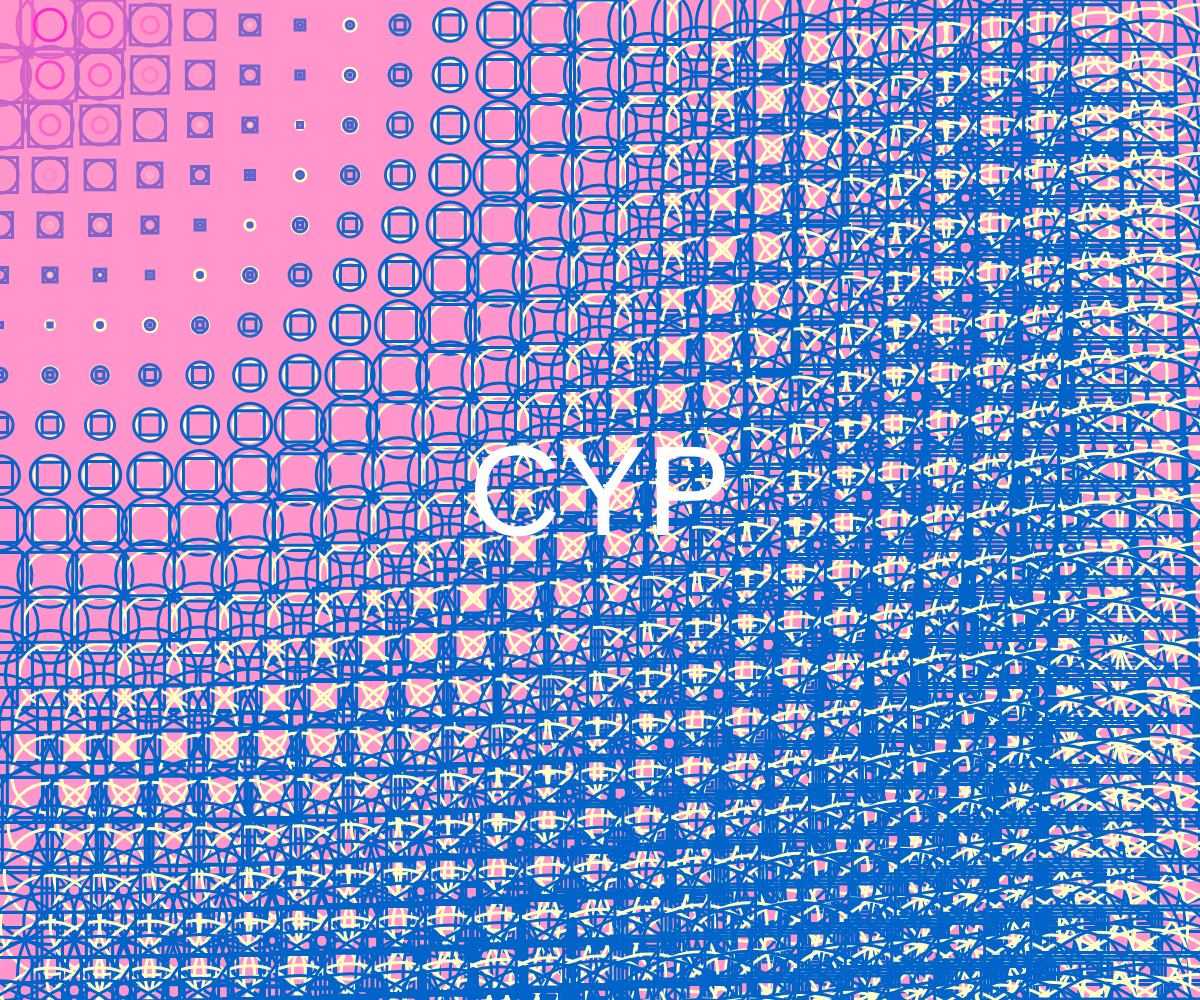
Frame 1 (no input)
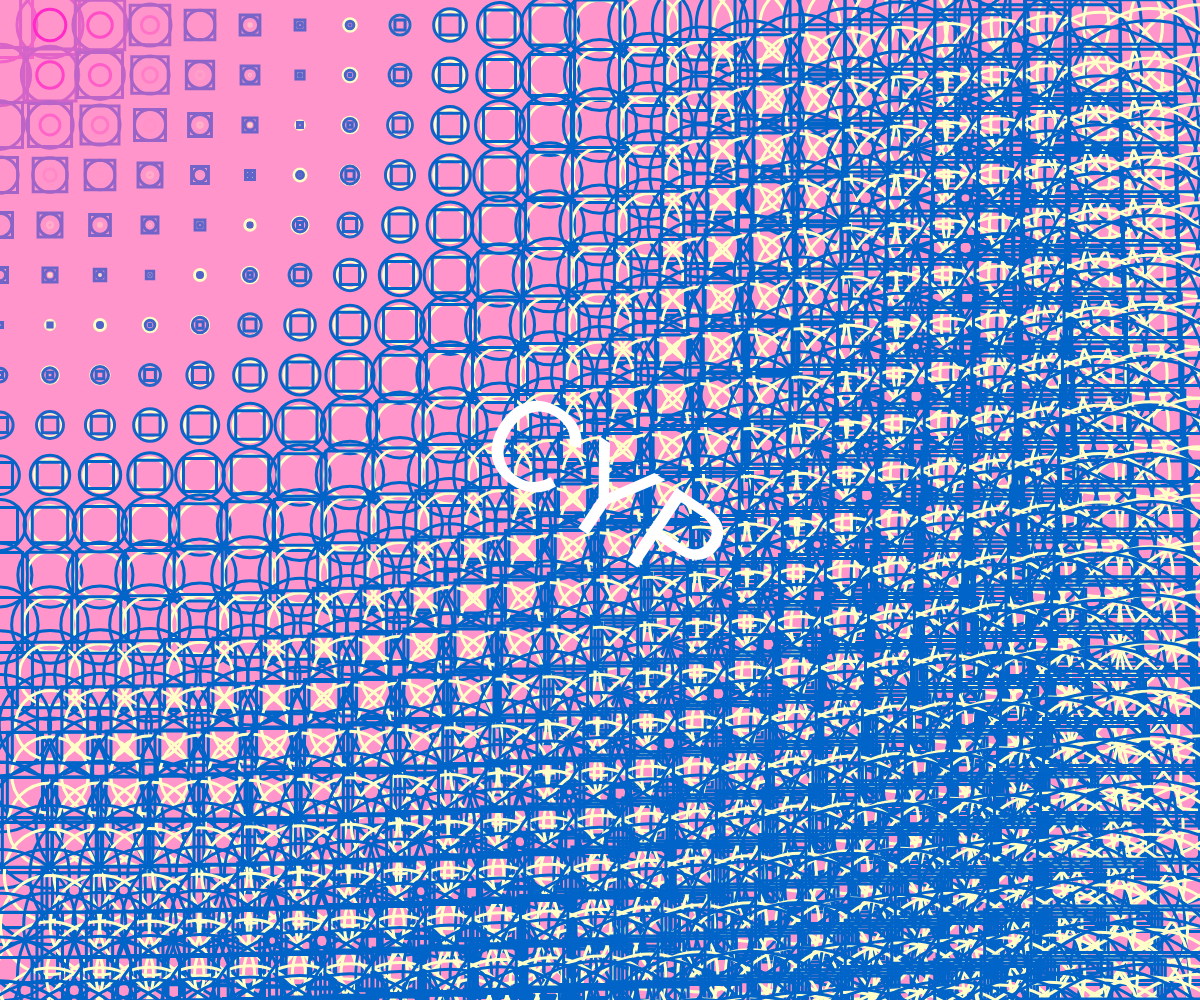
Frame 60 (no input)
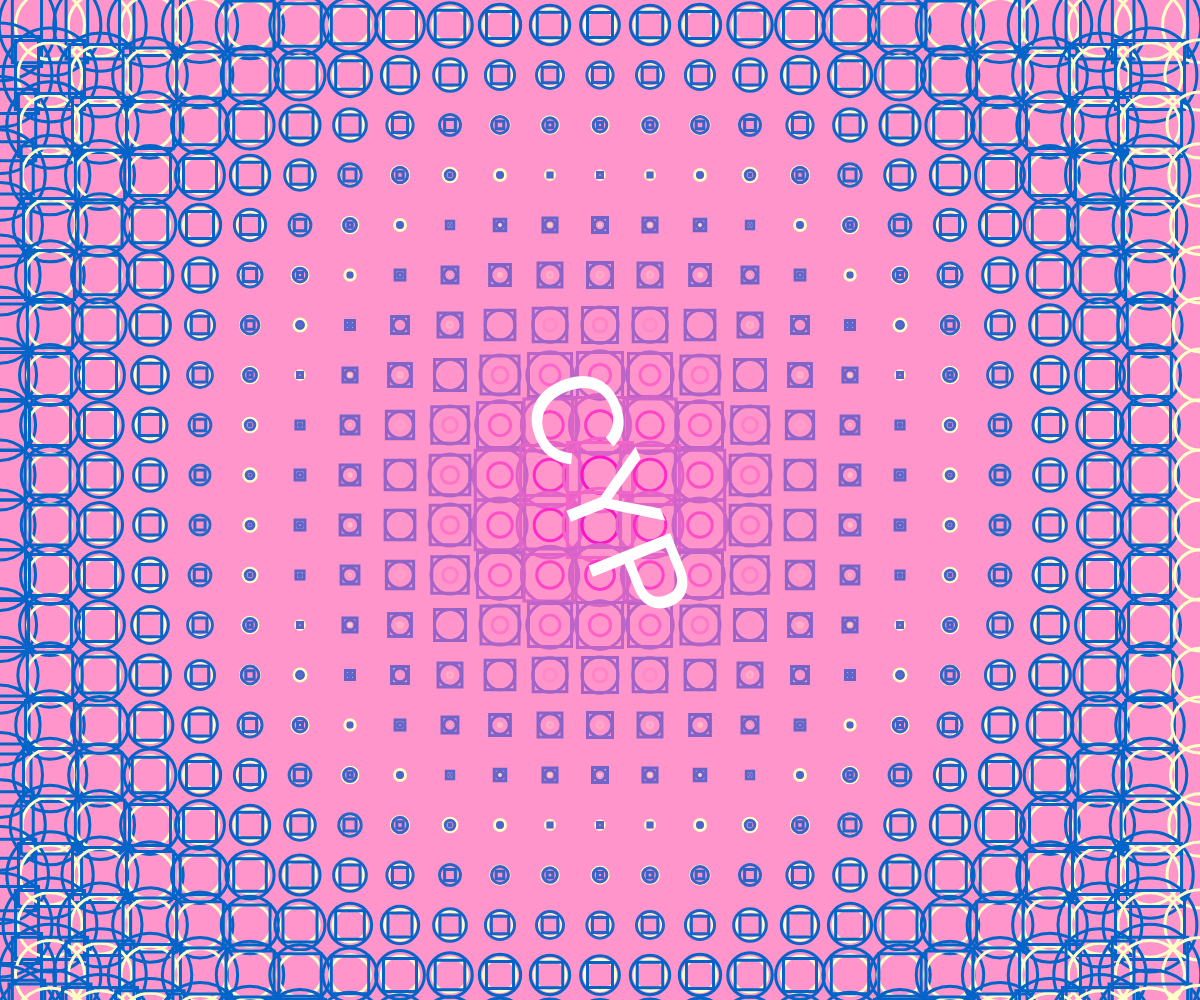
Frame 120 (the mouse pressed at the canvas centre since frame 60)

The p5.js sketch that drew these frames (run headless with seeded random() and noise() and a simulated clock; from frame 60 on, the mouse is pressed at the canvas centre):

// p5.js sketch
// ── sketch.js
let angle = 0; // 初始旋轉角度

function setup() {
  createCanvas(windowWidth, windowHeight);
}

function draw() {
  background("#FF95CA"); // 背景顏色
  noFill(); // 不填滿顏色
  strokeWeight(3); // 線條粗細
  
  // 宣告變數
  var rect_width = 50; // 方形的寬度
  var bc_w = 50; // 大圓的寬度
  var sc_w = 25; // 小圓的寬度
  
  rectMode(CENTER);

  // 使用迴圈產生 25 排
  for (let j = 0; j < 25; j++) { // 負責產生幾排
    for (let x = 0; x < width; x += rect_width) {
      let y = 25 + 50 * j; // 每一排的 Y 坐標

      // 計算距離
      let distanceToBigCircle = dist(mouseX, mouseY, x, y);
      let distanceToSquare = dist(mouseX, mouseY, x, y);
      let distanceToSmallCircle = dist(mouseX, mouseY, x + rect_width, y);

      // 根據滑鼠距離改變大小
      let bigCircleSize = map(distanceToBigCircle, 0, 200, 80, 30);
      let smallCircleSize = map(distanceToSmallCircle, 0, 200, 40, 10);
      let squareSize = map(distanceToSquare, 0, 200, 70, 30);

      // 根據距離調整顏色 (粉色系)
      let bigCircleColor = color(map(distanceToBigCircle, 0, 200, 255, 150), 100, 200); // 漸變粉色
      let squareColor = color(map(distanceToSquare, 0, 200, 255, 150), 100, 200); // 漸變粉色
      let smallCircleColor = color(255, map(distanceToSmallCircle, 0, 200, 0, 150), 200); // 漸變粉色

      // 畫大圓
      stroke(bigCircleColor); // 設定顏色
      ellipse(x, y, bigCircleSize); // 畫大圓

      // 畫方形
      stroke(squareColor); // 設定顏色
      rect(x, y, squareSize, squareSize); // 畫方形

      // 畫小圓
      stroke(smallCircleColor); // 設定顏色
      ellipse(x + rect_width, y, smallCircleSize); // 畫小圓
    }
  }

  // 在畫面正中央旋轉顯示 "CYP"
  push(); // 保存當前坐標系
  translate(width / 2, height / 2); // 移動原點到畫面中心
  rotate(angle); // 旋轉
  textAlign(CENTER, CENTER); // 設置文本對齊方式
  textSize(128); // 設置文本大小
  fill(255); // 設置顏色為白色
  noStroke(); // 不顯示邊框
  text("CYP", 0, 0); // 繪製文本
  pop(); // 恢復坐標系

  angle += 0.01; // 增加旋轉角度
}
